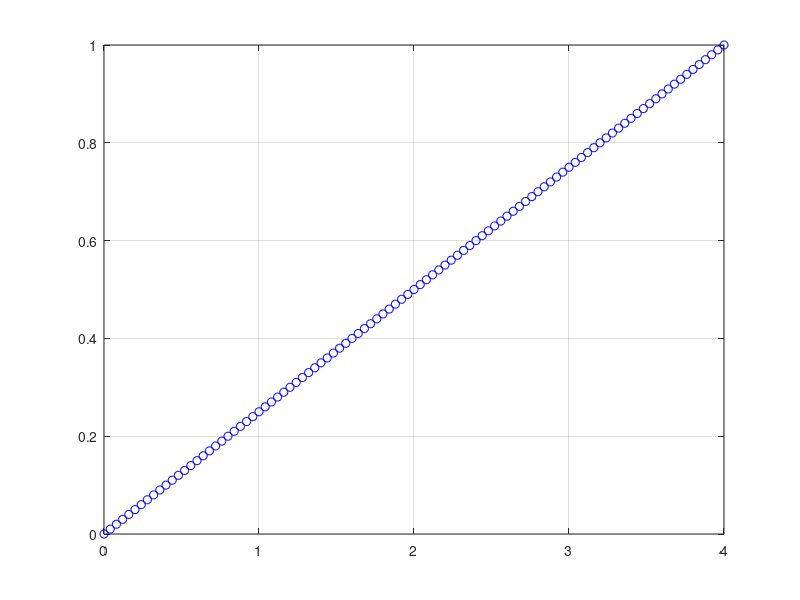

Write the MATLAB code that produced this figure.
clear; clc;

Astar = 0:0.01:1 ;
Kmb = 0:0.04:4 ;
S = 1;
k_plus = 2 ;
kf = 30 ;
Kmf = 0.5 ;
kminus = 5 ;

forward_rate = zeros(length(Astar), 1);
backward_rate = zeros(length(Astar), 1);

figure;
for i = 1:length(Astar)
    fprintf("[A*] = %f \n", Astar(i));

    forward = (k_plus * S + kf .* Astar(i)) * (1 - Astar(i));
    backward = kminus .* ((Astar(i))/ (Kmb(i) + Astar(i)));
    
    forward_rate(i) = forward ;
    fprintf("Forward = %f \n", forward(end));
    
    backward_rate(i) = backward ;    
    fprintf("Backward = %f \n", backward(end));

    fprintf("----------------------------------- \n");
    plot(Kmb(i), Astar(i), 'bo-');
    hold on;
end

grid on;